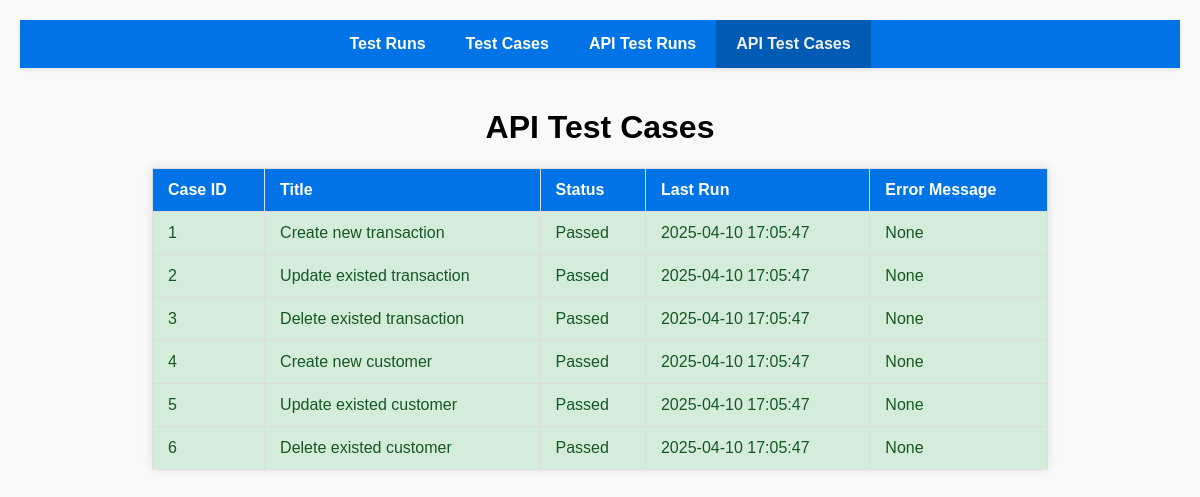
Page /test_cases_api on the earlier database version.
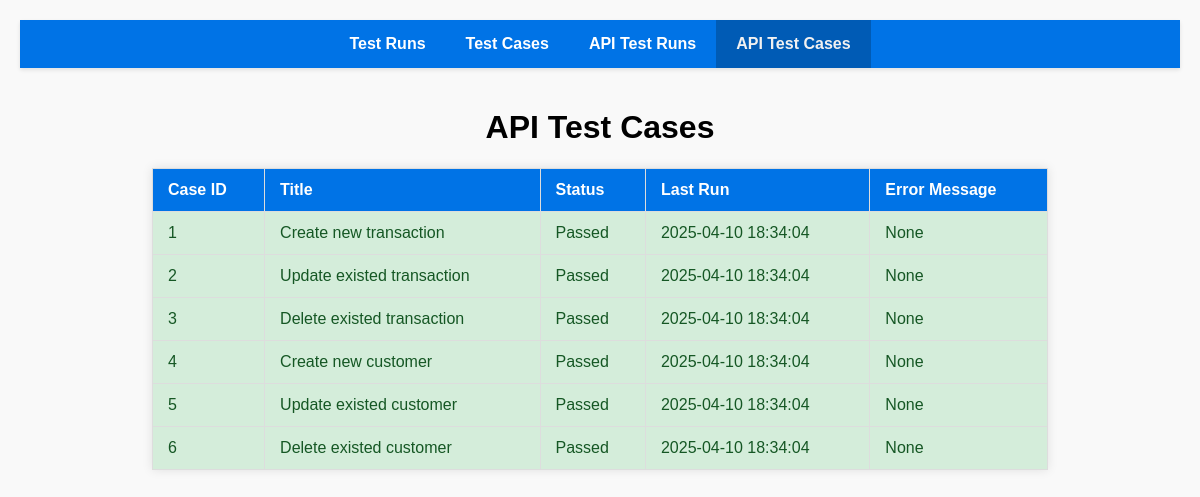
Same page on the later database version.
### tables this page shows
CREATE TABLE test_cases_API (
    id INTEGER PRIMARY KEY AUTOINCREMENT,
    title TEXT NOT NULL,
    status TEXT NOT NULL,
    last_run DATETIME DEFAULT CURRENT_TIMESTAMP,
    error_message TEXT);

### flask_server.py (the view)
@app.route('/test_cases_api')
def test_cases_api():
    conn = sqlite3.connect('./sqlite_db/test_tracking.db')  # Connecting to a database
    cursor = conn.cursor()
    cursor.execute("SELECT * FROM test_cases_API")
    cases = cursor.fetchall()
    conn.close()
    return render_template('test_cases_api.html', cases=cases, current_path=request.path)

### templates/test_cases_api.html (shortened to what this page needs)
<!DOCTYPE html>
<html lang="en">
  <head>
  </head>
  <body>
    <header>
      <nav>
        <ul>
          <li>
            <a href="/" class="{{ 'active' if request.path == '/' else '' }}"
              >Test Runs</a
            >
          </li>
          <li>
            <a
              href="/test_cases"
              class="{{ 'active' if request.path == '/test_cases' else '' }}"
              >Test Cases</a
            >
          </li>
          <li>
            <a
              href="/test_runs_api"
              class="{{ 'active' if request.path == '/test_runs_api' else '' }}"
              >API Test Runs</a
            >
          </li>
          <li>
            <a
              href="/test_cases_api"
              class="{{ 'active' if request.path == '/test_cases_api' else '' }}"
              >API Test Cases</a
            >
          </li>
        </ul>
      </nav>
    </header>
    <main>
      <h1>API Test Cases</h1>
      <table>
        <tr>
          <th>Case ID</th>
          <th>Title</th>
          <th>Status</th>
          <th>Last Run</th>
          <th>Error Message</th>
        </tr>
        {% for case in cases %}
        <tr class="{{ 'passed' if case[2] == 'Passed' else 'failed' }}">
          <td>{{ case[0] }}</td>
          <td>{{ case[1] }}</td>
          <td>{{ case[2] }}</td>
          <td>{{ case[3] }}</td>
          <td>{{ case[4] }}</td>
        </tr>
        {% endfor %}
      </table>
    </main>
  </body>
</html>

Differences in the rows shown:
changed test_cases_API "Create new transaction": last_run "2025-04-10 17:05:47" → "2025-04-10 18:34:04"
changed test_cases_API "Update existed transaction": last_run "2025-04-10 17:05:47" → "2025-04-10 18:34:04"
changed test_cases_API "Delete existed transaction": last_run "2025-04-10 17:05:47" → "2025-04-10 18:34:04"
changed test_cases_API "Create new customer": last_run "2025-04-10 17:05:47" → "2025-04-10 18:34:04"
changed test_cases_API "Update existed customer": last_run "2025-04-10 17:05:47" → "2025-04-10 18:34:04"
changed test_cases_API "Delete existed customer": last_run "2025-04-10 17:05:47" → "2025-04-10 18:34:04"
